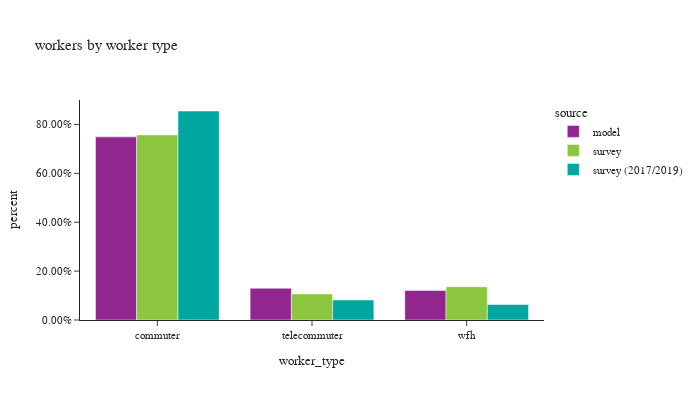

The code cell stored with this chart in its notebook:
### Markdown cell above
## worker counts

### Code cell
# worker counts by worker type
df_worker_count = workers.groupby(['source','worker_type'])['pdexpfac']. \
    sum().reset_index()
df_worker_count['percent'] = df_worker_count.groupby(['source'], group_keys=False)['pdexpfac']. \
    apply(lambda x: x / float(x.sum()))

df_worker_count_ct = workers.groupby(['source','worker_type'])['pdexpfac'].count().reset_index(). \
    rename(columns={'pdexpfac':'sample count'})
df_worker_count = df_worker_count.merge(df_worker_count_ct, on=['source','worker_type']). \
    rename(columns={'pdexpfac':'total count'})
# df_worker_count_ct

fig = px.bar(df_worker_count.sort_values(by=['source']), x="worker_type", y="percent",
             color="source", barmode="group",hover_data=['sample count','total count'],
             title="workers by worker type")
fig.update_layout(height=400, width=700, font=dict(size=11),
                  yaxis_tickformat = '.2%')
fig.show()

### Figure 1 — Plotly figure (JSON) as saved in the notebook; plotly's stock layout.template omitted (floating-point values rounded to 4 significant figures)
{"data": [{"alignmentgroup": "True", "customdata": [[1709000.0, 1709000.0], [296100.0, 296100.0], [276000.0, 276000.0]], "hovertemplate": "source=model<br>worker_type=%{x}<br>percent=%{y}<br>sample count=%{customdata[0]}<br>total count=%{customdata[1]}<extra></extra>", "legendgroup": "model", "marker": {"color": "#91268F", "pattern": {"shape": ""}}, "name": "model", "offsetgroup": "model", "orientation": "v", "showlegend": true, "textposition": "auto", "type": "bar", "x": ["commuter", "telecommuter", "wfh"], "xaxis": "x", "y": [0.7492, 0.1298, 0.121], "yaxis": "y"}, {"alignmentgroup": "True", "customdata": [[1946.0, 1211000.0], [715.0, 170500.0], [750.0, 217600.0]], "hovertemplate": "source=survey<br>worker_type=%{x}<br>percent=%{y}<br>sample count=%{customdata[0]}<br>total count=%{customdata[1]}<extra></extra>", "legendgroup": "survey", "marker": {"color": "#8CC63E", "pattern": {"shape": ""}}, "name": "survey", "offsetgroup": "survey", "orientation": "v", "showlegend": true, "textposition": "auto", "type": "bar", "x": ["commuter", "telecommuter", "wfh"], "xaxis": "x", "y": [0.7573, 0.1066, 0.1361], "yaxis": "y"}, {"alignmentgroup": "True", "customdata": [[5518.0, 1243000.0], [377.0, 118700.0], [568.0, 92140.0]], "hovertemplate": "source=survey (2017/2019)<br>worker_type=%{x}<br>percent=%{y}<br>sample count=%{customdata[0]}<br>total count=%{customdata[1]}<extra></extra>", "legendgroup": "survey (2017/2019)", "marker": {"color": "#00A7A0", "pattern": {"shape": ""}}, "name": "survey (2017/2019)", "offsetgroup": "survey (2017/2019)", "orientation": "v", "showlegend": true, "textposition": "auto", "type": "bar", "x": ["commuter", "telecommuter", "wfh"], "xaxis": "x", "y": [0.855, 0.08166, 0.06336], "yaxis": "y"}], "layout": {"barmode": "group", "font": {"size": 11}, "height": 400, "legend": {"title": {"text": "source"}, "tracegroupgap": 0}, "title": {"text": "workers by worker type"}, "width": 700, "xaxis": {"anchor": "y", "domain": [0.0, 1.0], "title": {"text": "worker_type"}}, "yaxis": {"anchor": "x", "domain": [0.0, 1.0], "tickformat": ".2%", "title": {"text": "percent"}}}}
